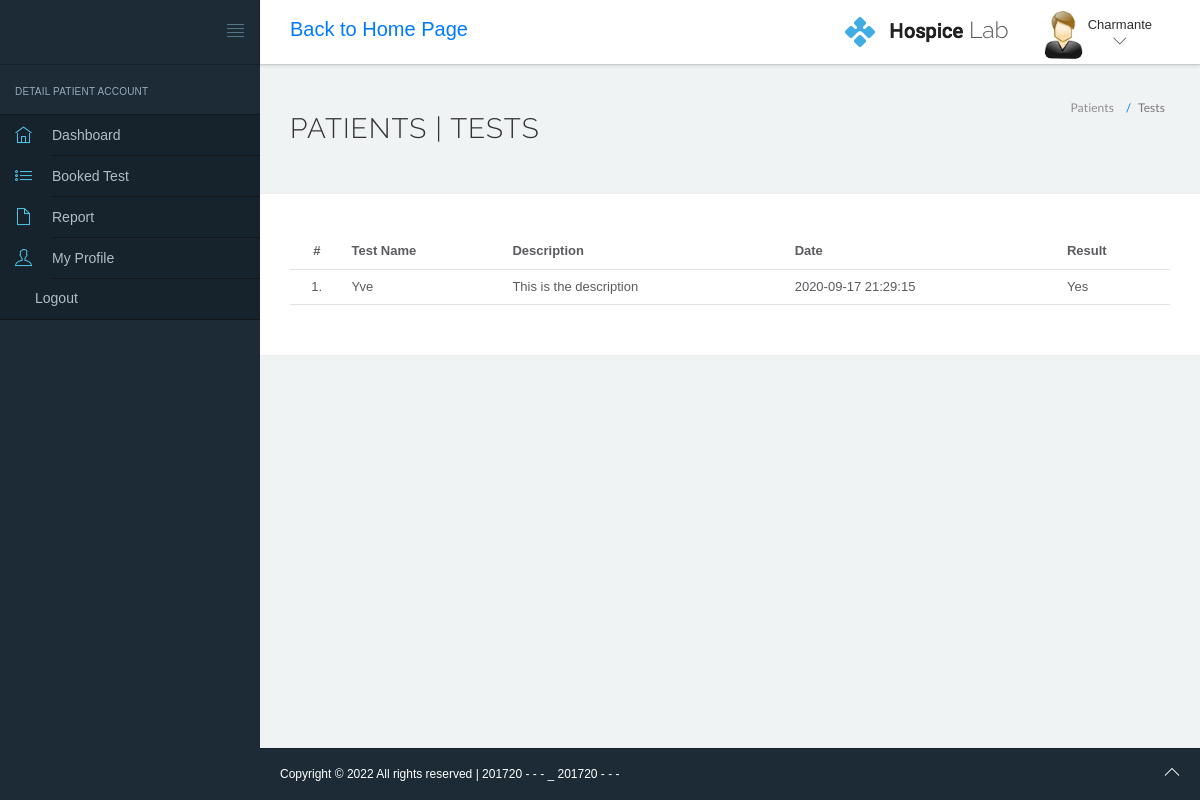
The app's page /management/hms/report_test.php (signed in) with its own data.
### tables this page shows
CREATE TABLE `users` (
  `id` int(225) NOT NULL,
  `fullname` varchar(225) NOT NULL,
  `address` varchar(225) NOT NULL,
  `city` varchar(225) NOT NULL,
  `gender` varchar(225) NOT NULL,
  `email` varchar(225) NOT NULL,
  `password` varchar(225) NOT NULL,
  `status` int(11) NOT NULL,
  `regDate` datetime NOT NULL DEFAULT current_timestamp()
);

CREATE TABLE `booked_test` (
  `ID` int(225) NOT NULL,
  `patient_name` varchar(225) NOT NULL,
  `patientId` int(11) NOT NULL,
  `test_name` varchar(225) NOT NULL,
  `verif_one` varchar(225) NOT NULL,
  `verif_two` varchar(225) NOT NULL,
  `verif_three` varchar(225) NOT NULL,
  `description` text NOT NULL,
  `test_fee` int(225) NOT NULL,
  `status` int(225) NOT NULL,
  `result` text NOT NULL,
  `date_test` datetime NOT NULL DEFAULT current_timestamp()
);

### management/hms/report_test.php (the view, shortened to what this page needs)
<?php
include('include/config.php');
?>
<!DOCTYPE html>
<html lang="en">
	<head>
		<link rel="stylesheet" href="vendor/bootstrap/css/bootstrap.min.css">
		<link rel="stylesheet" href="vendor/fontawesome/css/font-awesome.min.css">
		<link rel="stylesheet" href="vendor/themify-icons/themify-icons.min.css">
		<link href="vendor/animate.css/animate.min.css" rel="stylesheet" media="screen">
		<link href="vendor/perfect-scrollbar/perfect-scrollbar.min.css" rel="stylesheet" media="screen">
		<link href="vendor/switchery/switchery.min.css" rel="stylesheet" media="screen">
		<link href="vendor/bootstrap-touchspin/jquery.bootstrap-touchspin.min.css" rel="stylesheet" media="screen">
		<link href="vendor/select2/select2.min.css" rel="stylesheet" media="screen">
		<link href="vendor/bootstrap-datepicker/bootstrap-datepicker3.standalone.min.css" rel="stylesheet" media="screen">
		<link href="vendor/bootstrap-timepicker/bootstrap-timepicker.min.css" rel="stylesheet" media="screen">
		<link rel="stylesheet" href="assets/css/styles.css">
		<link rel="stylesheet" href="assets/css/plugins.css">
		<link rel="stylesheet" href="assets/css/themes/theme-1.css" id="skin_color" />
	</head>
	<body>
		<div id="app">
<?php include('include/sidebar.php');?>
			<div class="app-content">
					<?php include('include/header.php');?>
				<div class="main-content" >
					<div class="wrap-content container" id="container">
						<section id="page-title">
							<div class="row">
								<div class="col-sm-8">
									<h1 class="mainTitle">Patients  | Tests</h1>
																	</div>
								<ol class="breadcrumb">
									<li>
										<span>Patients </span>
									</li>
									<li class="active">
										<span>Tests</span>
									</li>
								</ol>
							</div>
						</section>
						<div class="container-fluid container-fullw bg-white">
									<div class="row">
								<div class="col-md-12">
									<table class="table table-hover" id="sample-table-1">
										<thead>
											<tr>
												<th class="center">#</th>
												<th>Test Name</th>
												<th>Description</th>
												<th>Date</th>
												<th>Result</th>
											</tr>
										</thead>
										<tbody>
											<?php
											$sql=mysqli_query($con,"select * from booked_test where patientId='".$_SESSION['id']."' AND status=2 ORDER BY id DESC");
											$cnt=1;
											while($row=mysqli_fetch_array($sql))
											 {
												?>
												<tr>
													<td class="center"><?php echo $cnt;?>.</td>
													<td><?php echo $row['test_name'];?></td>
													<td><?php echo $row['description'];?></td>
													<td><?php echo $row['date_test'];?></td>
													<td >
														<?php
															echo $row['result'];
														?>
													</td>
												</tr>
												<?php
												$cnt=$cnt+1;
											 }
											 ?>
										</tbody>
									</table>
								</div>
							</div>
								</div>
					</div>
				</div>
			</div>
	<?php include('include/footer.php');?>
		</div>
	</body>
</html>

### management/hms/include/header.php (shortened to what this page needs)
<header class="navbar navbar-default navbar-static-top">
					<div class="navbar-header">
						<a class="navbar-brand" href="#">
						</a>
						<a href="#" class="sidebar-toggler pull-right visible-md visible-lg" data-toggle-class="app-sidebar-closed" data-toggle-target="#app">
							<i class="ti-align-justify"></i>
						</a>
					</div>
					<div class="navbar-collapse collapse">
						<a href="../../" style="position: absolute; padding: 15px; font-size: 20px;">Back to Home Page</a>
						<ul class="nav navbar-right">
								<li  style="padding-top:5%; padding-right: 20px;">
								<h2 style="font-size: 23px;"><img src="../../user_side/img/logo.png" alt=""> Lab</h2>
							</li>
							<li class="dropdown current-user">
								<a href class="dropdown-toggle" data-toggle="dropdown">
									<img src="assets/images/images.jpg"> <span class="username">
									<?php $query=mysqli_query($con,"select fullName from users where id='".$_SESSION['id']."'");
											while($row=mysqli_fetch_array($query))
											{
												echo $row['fullName'];
											}
									?> <i class="ti-angle-down"></i></i></span>
								</a>
							</li>
						</ul>
					</div>
				</header>

### management/hms/assets/css/themes/theme-1.css (style rules this page uses)
body { background: #F0F3F4; }
header .navbar-header { background: #1C2B36 !important; border-right-color: rgba(0, 0, 0, 0.2) !important; border-bottom-color: rgba(0, 0, 0, 0.2) !important; }
header .navbar-header .sidebar-toggler, header .navbar-header .sidebar-mobile-toggler { color: #5c798f !important; }
header .navbar-header .navbar-brand { color: #ffffff !important; }
header .navbar-collapse { background: #ffffff !important; border-bottom-color: rgba(0, 0, 0, 0.2) !important; box-shadow: 0 0 4px rgba(0, 0, 0, 0.2) !important; }
header .navbar-collapse .navbar-right>li>a { color: #141719; }
header .navbar-collapse .navbar-right>li>a i { color: #3E4B5C !important; }

### records on screen
users: fullname "Charmante"
booked_test: test_name "Yve", description "This is the description", date_test "2020-09-17 21:29:15", result "Yes"
